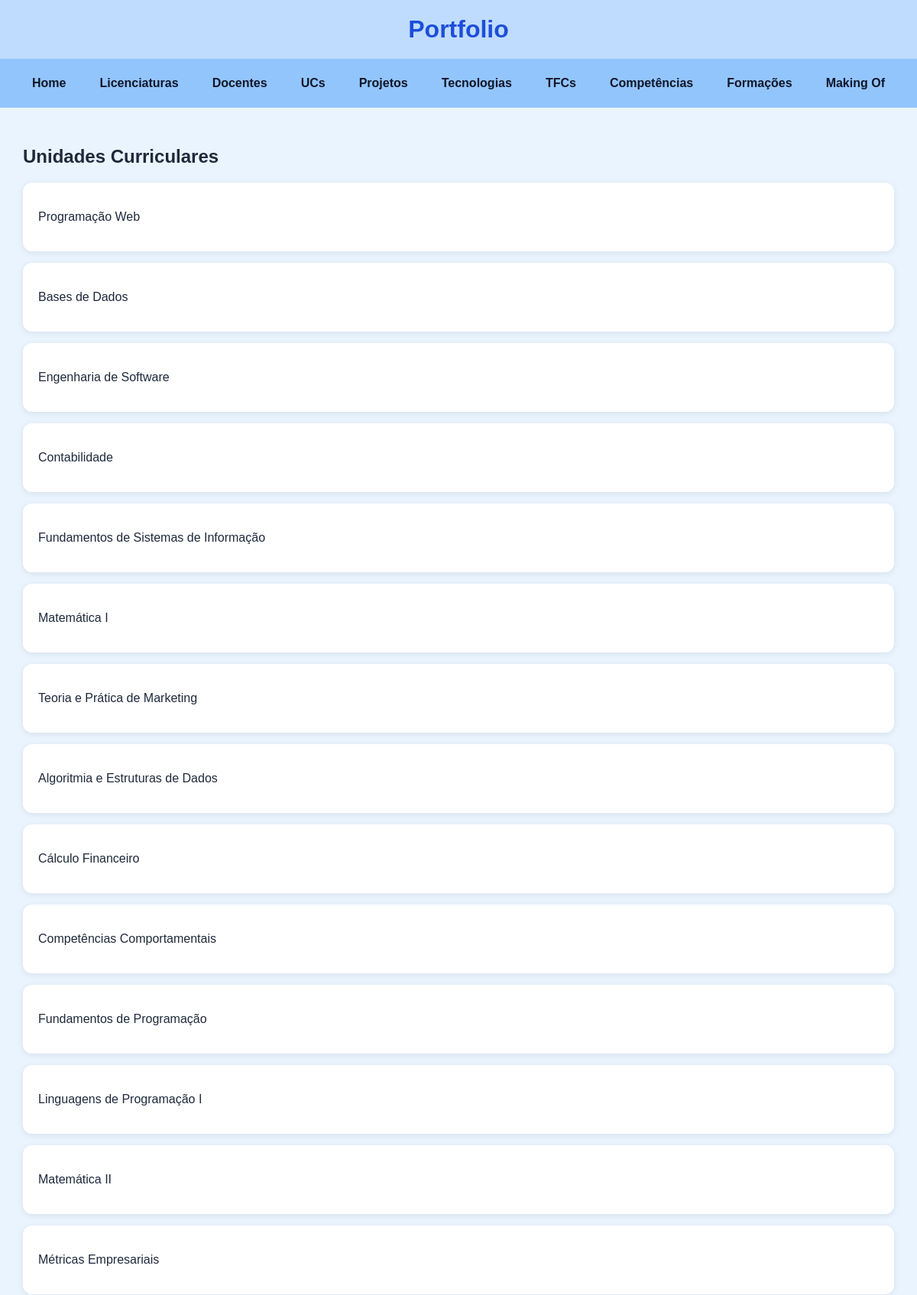
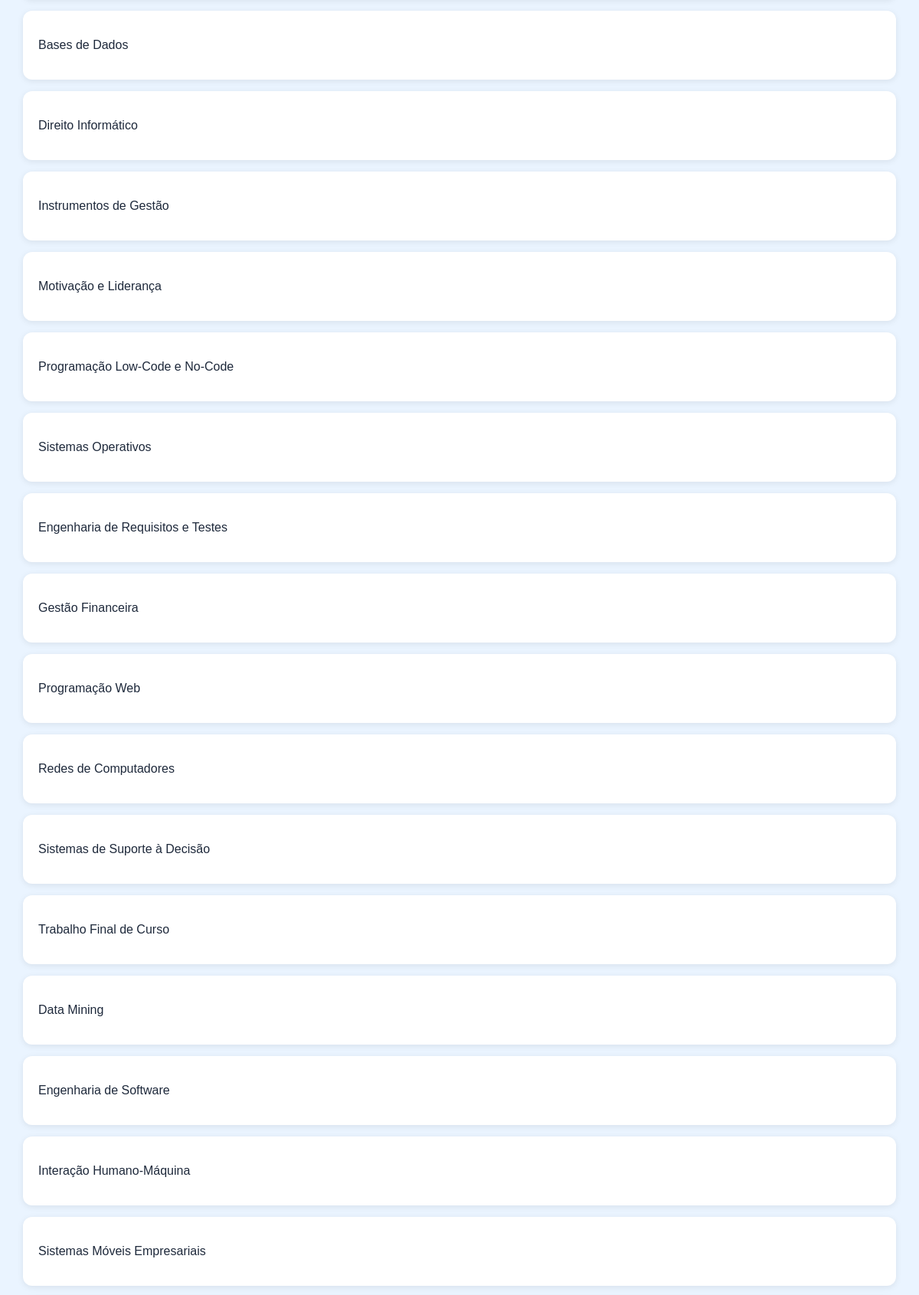
/portfolio/ucs/ (upper part), run on the app's committed database (2 pictures, top to bottom).
### portfolio/models.py (models this page shows, shortened)
class UnidadeCurricular(models.Model):
    nome = models.CharField(max_length=150)
    codigo = models.CharField(max_length=30)
    ano = models.PositiveSmallIntegerField(blank=True, null=True)
    semestre = models.PositiveSmallIntegerField(blank=True, null=True)
    ects = models.PositiveSmallIntegerField(blank=True, null=True)
    descricao = models.TextField(blank=True)
    imagem = models.ImageField(upload_to='ucs/', blank=True, null=True)
    licenciatura = models.ForeignKey(Licenciatura, on_delete=models.CASCADE, related_name="ucs")
    docentes = models.ManyToManyField(Docente, related_name="ucs", blank=True)

### portfolio/views.py (the view)
# urls.py: path("ucs/", views.ucs_view, name="ucs"),
def ucs_view(request):
    ucs = UnidadeCurricular.objects.all()
    return render(request, "portfolio/ucs.html", {"ucs": ucs})

### portfolio/templates/portfolio/ucs.html (shortened to what this page needs)
{% extends "portfolio/base.html" %}
{% block content %}
    <h2>Unidades Curriculares</h2>
    {% for uc in ucs %}
        <div class="card">
            <p>{{ uc.nome }}</p>
        </div>
    {% empty %}
        <div class="card">
            <p>Sem unidades curriculares.</p>
        </div>
    {% endfor %}
{% endblock %}

### portfolio/templates/portfolio/base.html (style rules this page uses)
body { background-color: #eaf4ff; font-family: Arial, sans-serif; margin: 0; padding: 0; color: #1e293b; }
.card { background-color: white; padding: 20px; margin-bottom: 15px; border-radius: 12px; box-shadow: 0 2px 8px rgba(0, 0, 0, 0.08); }

### data on the page
UnidadeCurricular: nome "Programação Web"
UnidadeCurricular: nome "Bases de Dados"
UnidadeCurricular: nome "Engenharia de Software"
UnidadeCurricular: nome "Contabilidade"
UnidadeCurricular: nome "Fundamentos de Sistemas de Informação"
UnidadeCurricular: nome "Matemática I"
UnidadeCurricular: nome "Teoria e Prática de Marketing"
UnidadeCurricular: nome "Algoritmia e Estruturas de Dados"
UnidadeCurricular: nome "Cálculo Financeiro"
UnidadeCurricular: nome "Competências Comportamentais"
UnidadeCurricular: nome "Fundamentos de Programação"
UnidadeCurricular: nome "Linguagens de Programação I"
UnidadeCurricular: nome "Matemática II"
UnidadeCurricular: nome "Métricas Empresariais"
UnidadeCurricular: nome "Bases de Dados"
UnidadeCurricular: nome "Direito Informático"
UnidadeCurricular: nome "Instrumentos de Gestão"
UnidadeCurricular: nome "Motivação e Liderança"
UnidadeCurricular: nome "Programação Low-Code e No-Code"
UnidadeCurricular: nome "Sistemas Operativos"
UnidadeCurricular: nome "Engenharia de Requisitos e Testes"
UnidadeCurricular: nome "Gestão Financeira"
UnidadeCurricular: nome "Programação Web"
UnidadeCurricular: nome "Redes de Computadores"
UnidadeCurricular: nome "Sistemas de Suporte à Decisão"
UnidadeCurricular: nome "Trabalho Final de Curso"
UnidadeCurricular: nome "Data Mining"
UnidadeCurricular: nome "Engenharia de Software"
UnidadeCurricular: nome "Interação Humano-Máquina"
UnidadeCurricular: nome "Sistemas Móveis Empresariais"
